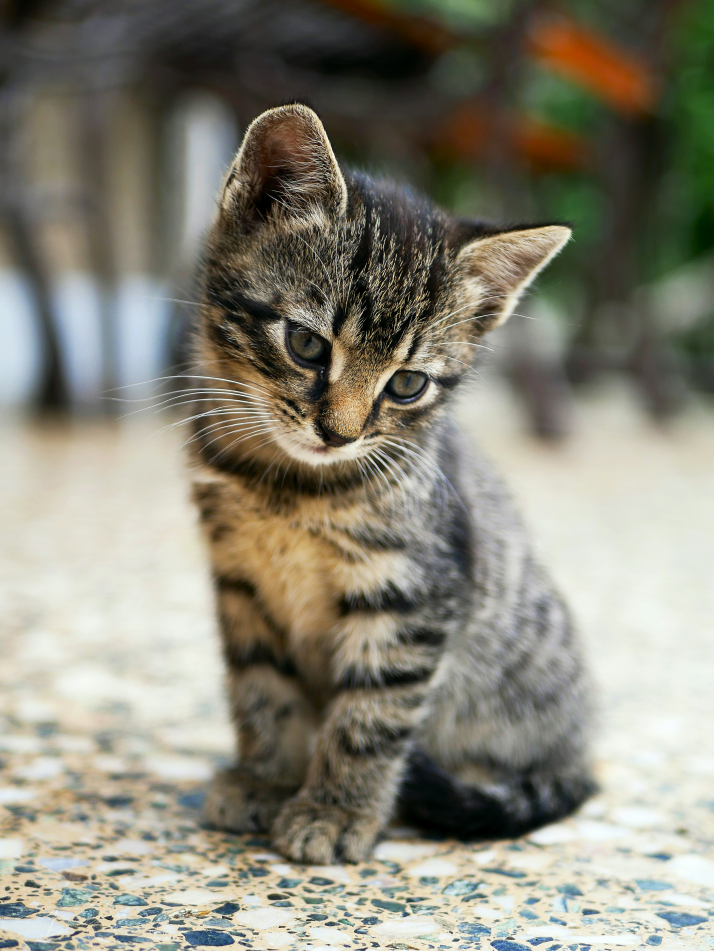
#> input picture images/katze.jpg, 2853 x 3803 px (shown at 1/4 size)
$ jupyter execute Image_rotation_manipulation.ipynb
#> lines starting #> are read from the running program, lines starting #| are printed output that depends on the picture
[cell 1]
import PIL, os
from PIL import Image


def rotate_and_save(image_path):
    # Open an image file
#> called with image_path = 'images/katze.jpg'
    im = Image.open(image_path)
#> im is the input picture: PIL image 2853x3803 RGB; mean R, G, B 136, 133.6, 119.7
    rotated_img = im.rotate(90)
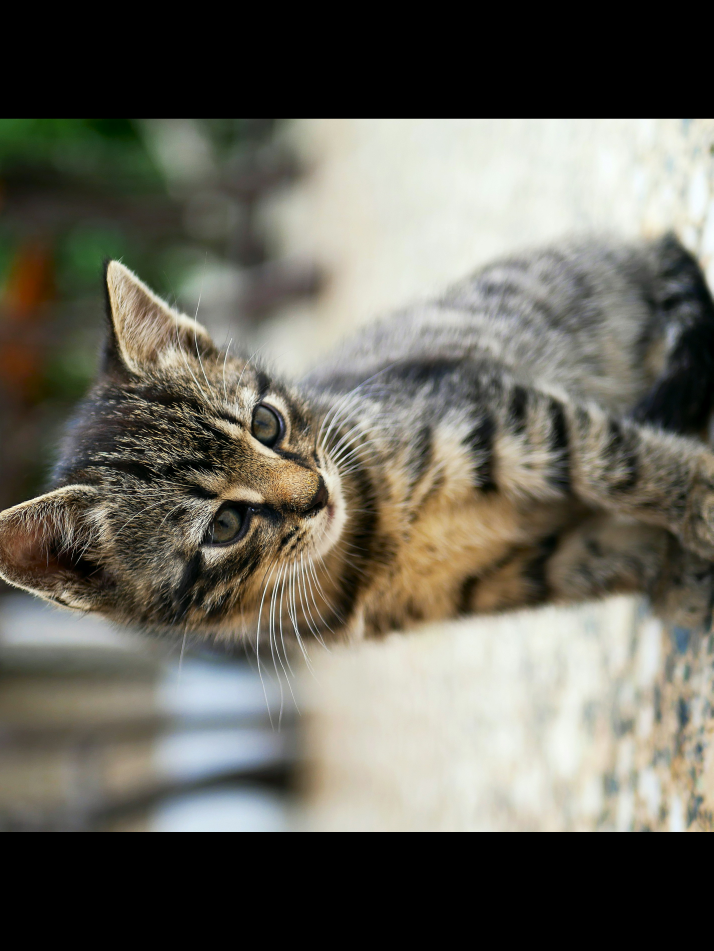
#> rotated_img: PIL image 2853x3803 RGB (shown at 1/4 size); mean R, G, B 104.5, 102.4, 92
    rotated_img.show()

    # Save the rotated image to a file with suffix '_copy'
    base_name, e = os.path.splitext(image_path)
    png_path = base_name + "_copy.png"
    rotated_img.save(png_path, format='PNG')
    jpg_path = base_name + "_copy.jpg"
    rotated_img.save(jpg_path, format='JPEG')

rotate_and_save("images/katze.jpg")

[cell 2]
from PIL import Image, ImageEnhance

def manipulate_image(image_path):

    # Rotate the image 90 degrees clockwise
#> called with image_path = 'images/katze.jpg'
    im = Image.open(image_path)
    rotated_img = im.rotate(-90)
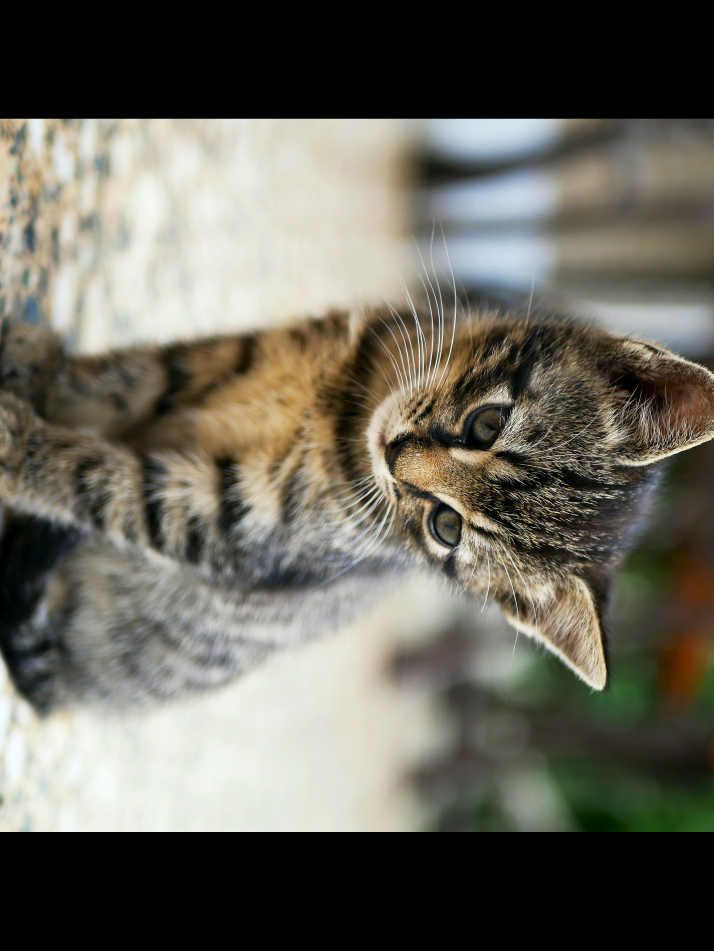
#> rotated_img: PIL image 2853x3803 RGB (shown at 1/4 size); mean R, G, B 104.5, 102.4, 92
    rotated_img.show()

    # Convert to Grayscale
    grayscale_img = im.convert("L")
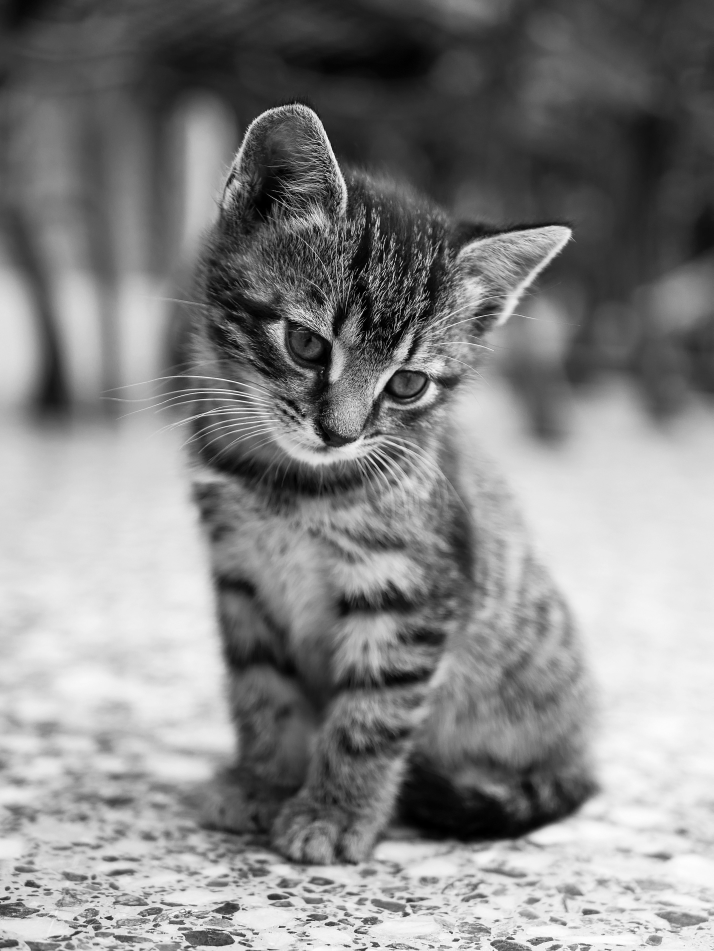
#> grayscale_img: PIL image 2853x3803 L (shown at 1/4 size); min 0, max 255, mean 132.7
    grayscale_img.show()

    # Resize to 128x128
    resized_img = im.resize((128, 128))
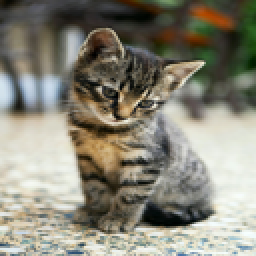
#> resized_img: PIL image 128x128 RGB (shown 2 times larger); mean R, G, B 136, 133.6, 119.7
    resized_img.show()

    # Increase brightness by 10%
    bright_enh = ImageEnhance.Brightness(im)
    bright_enh.enhance(1.1).show("10% more brightness")

    # Decrease Brightness by 10%
    bright_enh.enhance(0.9).show("reduced brightness by 10%")

    # Increase the contrast by 10%
    contrast_enh = ImageEnhance.Contrast(im)
    contrast_enh.enhance(1.1).show("increased contrast by 10%")

    # Decrease the contrast by 10%
    contrast_enh.enhance(0.9).show("reduced contrast by 10%")

manipulate_image("images/katze.jpg")

[cell 3]
from PIL import Image
import numpy as np

def image_manipulation_numpy(image_path):

    # Open an image file and convert to numpy array
#> called with image_path = 'images/katze.jpg'
    img = Image.open(image_path).convert("RGB")
    img_np = np.array(img)

    # Rotate the image 90 degrees clockwise
    rotated_np = np.rot90(img_np, k=3)
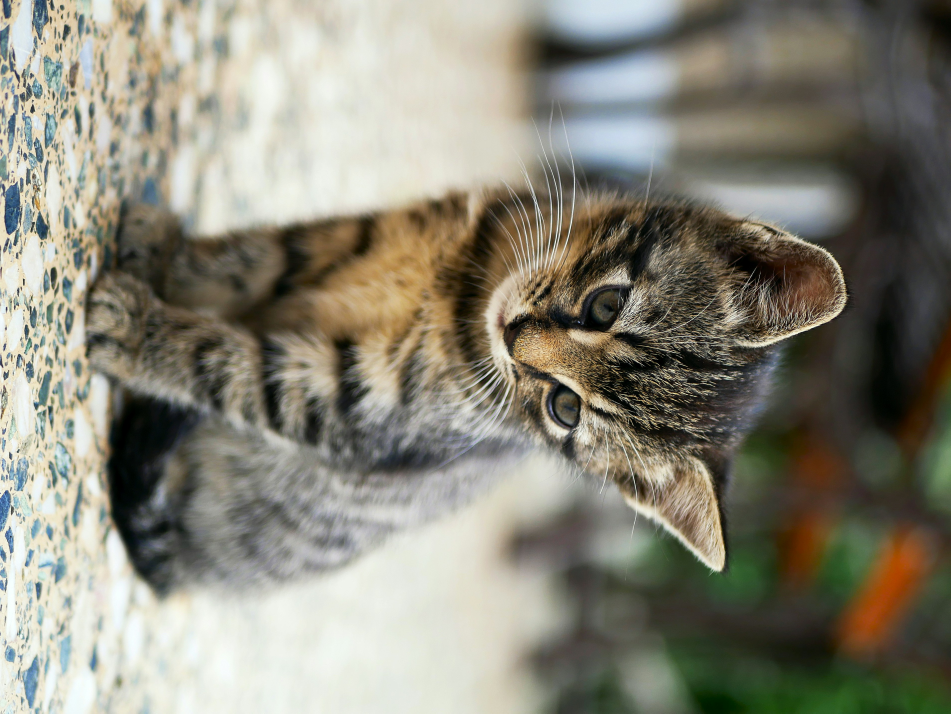
#> rotated_np: shape (2853, 3803, 3) (shown at 1/4 size); mean R, G, B 136, 133.6, 119.7
    rotated_img = Image.fromarray(rotated_np)
    rotated_img.show()

    # Convert to grayscale
    grayscale_np = np.dot(img_np[...,:3], [0.2989, 0.5870, 0.1140])
    grayscale_img = Image.fromarray(grayscale_np)
#> grayscale_img: PIL image 2853x3803 F
    grayscale_img.show()

   # Increase the brightness by 10%
    bright_inc = np.clip(img_np * 1.1, 0, 255).astype(np.uint8)
    bright_inc_img = Image.fromarray(bright_inc)
    bright_inc_img.show()

   # Decrease the brightness by 10%
    bright_dec = np.clip(img_np * 0.9, 0, 255).astype(np.uint8)
    bright_dec_img = Image.fromarray(bright_dec)
    bright_dec_img.show()

   # Increase the contrast by 10%
    alpha_inc = 1.1
    contrast_inc = np.clip(128 + alpha_inc * (img_np - 128), 0, 255).astype(np.uint8)
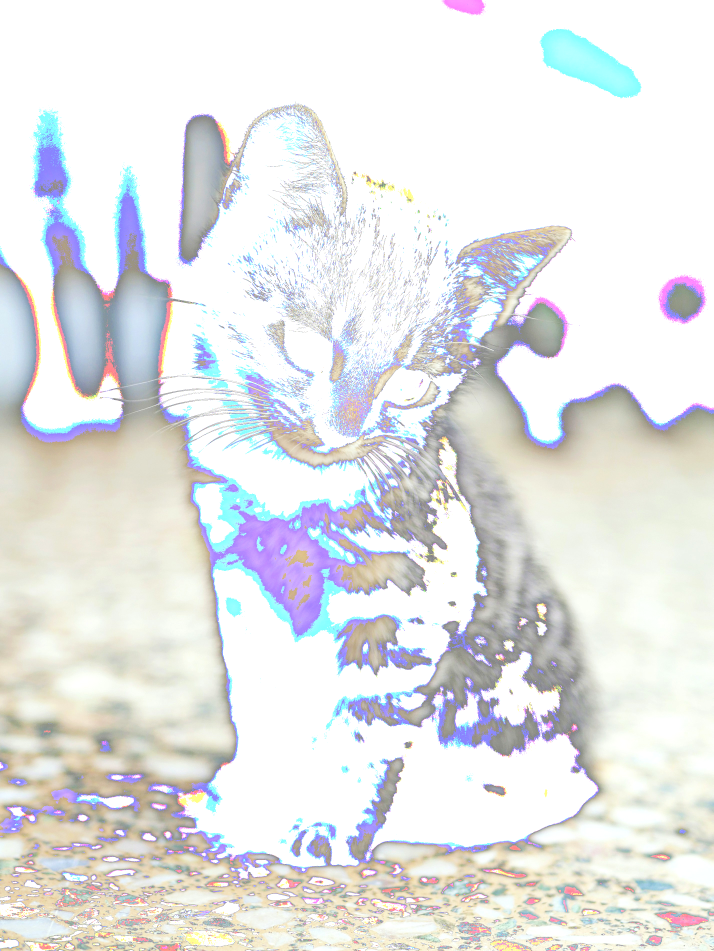
#> contrast_inc: shape (3803, 2853, 3) (shown at 1/4 size); mean R, G, B 228.6, 229.6, 229.9
    contrast_inc_img = Image.fromarray(contrast_inc)
    contrast_inc_img.show(title="Contrast Increased")

    # Decrease the contrast by 10%
    contrast_dec = np.clip((img_np - 128) * 0.9 + 128, 0, 255).astype(np.uint8)
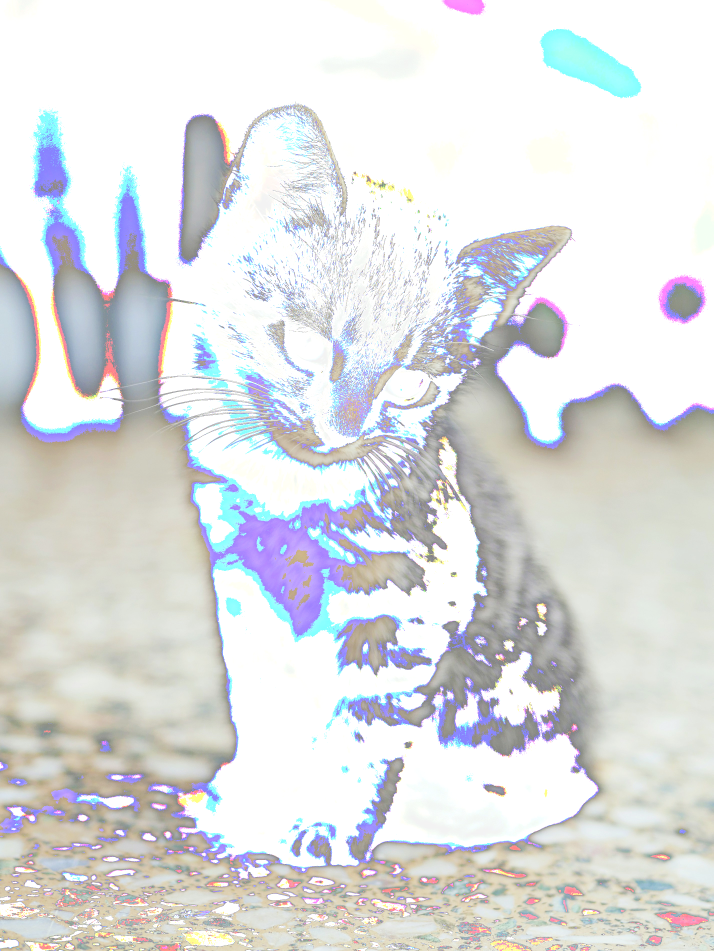
#> contrast_dec: shape (3803, 2853, 3) (shown at 1/4 size); mean R, G, B 221.3, 222.6, 223.8
    contrast_dec_img = Image.fromarray(contrast_dec)
    contrast_dec_img.show()

image_manipulation_numpy("images/katze.jpg")
